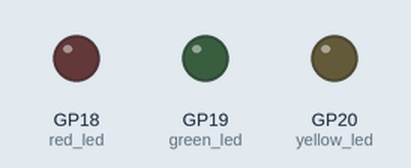
A program run on a simulated Raspberry Pi Pico running MicroPython. Shown: output pins drawn as LEDs (lit = HIGH).

Above: at 0.5 s.
At 3.5 s:
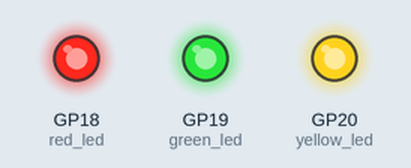
Timing chart, 0 to 4.6 s (numbered marks = the images above):
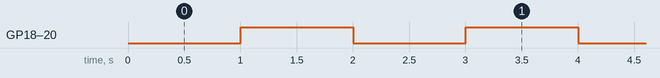

Measured:
- by itself, GP18 (red_led), GP19 (green_led), GP20 (yellow_led): alternates HIGH for 1.0 s and LOW for 1.0 s

The program:

LED_Control.py
```python
# Import the Pin class to control GPIO pins
from machine import Pin
# Import the time module to implement delay functionality
import time

# Define the GPIO pins connected to the LEDs and set them to output mode
red_led = Pin(18, Pin.OUT)    # Red LED connected to GPIO18
yellow_led = Pin(20, Pin.OUT) # Yellow LED connected to GPIO20
green_led = Pin(19, Pin.OUT)  # Green LED connected to GPIO19

# Define the time interval (in milliseconds) for LED state switching
interval = 1000
# Record the timestamp of the last LED state update
last_time = time.ticks_ms()

# Initialization function: Turn off all LEDs
def L1_Init():
    red_led.off()    # Turn off the red LED
    yellow_led.off() # Turn off the yellow LED
    green_led.off()  # Turn off the green LED

# Main control function: Implement LED blinking at intervals
def L1_Curriculum():
    global last_time  # Declare the use of the global variable last_time
    L1_Init()         # Initialize all LEDs to the off state

    # Infinite loop to continuously control LED blinking
    while True:
        # Get the current system time (in milliseconds)
        current_time = time.ticks_ms()
        # Check if the set time interval has been reached
        if time.ticks_diff(current_time, last_time) >= interval:
            last_time = current_time  # Update the last update time to the current time
            # Reverse the state of each LED (on → off, off → on)
            red_led.value(not red_led.value())
            yellow_led.value(not yellow_led.value())
            green_led.value(not green_led.value())

# Program entry point: Call the main control function to start LED blinking
L1_Curriculum()
```
